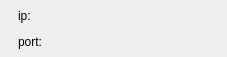
<?xml version="1.0" encoding="UTF-8"?>
<ui version="4.0">
 <class>tag</class>
 <widget class="QWidget" name="tag">
  <property name="geometry">
   <rect>
    <x>0</x>
    <y>0</y>
    <width>227</width>
    <height>57</height>
   </rect>
  </property>
  <property name="sizePolicy">
   <sizepolicy hsizetype="Expanding" vsizetype="Minimum">
    <horstretch>0</horstretch>
    <verstretch>0</verstretch>
   </sizepolicy>
  </property>
  <property name="maximumSize">
   <size>
    <width>250</width>
    <height>57</height>
   </size>
  </property>
  <property name="windowTitle">
   <string>Form</string>
  </property>
  <layout class="QHBoxLayout" name="horizontalLayout">
   <property name="leftMargin">
    <number>5</number>
   </property>
   <property name="topMargin">
    <number>5</number>
   </property>
   <property name="rightMargin">
    <number>5</number>
   </property>
   <property name="bottomMargin">
    <number>5</number>
   </property>
   <item>
    <widget class="QLabel" name="label">
     <property name="sizePolicy">
      <sizepolicy hsizetype="Minimum" vsizetype="Minimum">
       <horstretch>0</horstretch>
       <verstretch>0</verstretch>
      </sizepolicy>
     </property>
     <property name="maximumSize">
      <size>
       <width>30</width>
       <height>30</height>
      </size>
     </property>
     <property name="text">
      <string/>
     </property>
     <property name="pixmap">
      <pixmap resource="res.qrc">:/icon/wechat.jpg</pixmap>
     </property>
     <property name="scaledContents">
      <bool>true</bool>
     </property>
    </widget>
   </item>
   <item>
    <layout class="QVBoxLayout" name="verticalLayout">
     <property name="spacing">
      <number>5</number>
     </property>
     <property name="leftMargin">
      <number>0</number>
     </property>
     <property name="topMargin">
      <number>0</number>
     </property>
     <property name="rightMargin">
      <number>0</number>
     </property>
     <property name="bottomMargin">
      <number>0</number>
     </property>
     <item>
      <widget class="QLabel" name="ip">
       <property name="sizePolicy">
        <sizepolicy hsizetype="Expanding" vsizetype="MinimumExpanding">
         <horstretch>0</horstretch>
         <verstretch>0</verstretch>
        </sizepolicy>
       </property>
       <property name="text">
        <string>ip:</string>
       </property>
      </widget>
     </item>
     <item>
      <widget class="QLabel" name="port">
       <property name="sizePolicy">
        <sizepolicy hsizetype="Expanding" vsizetype="MinimumExpanding">
         <horstretch>0</horstretch>
         <verstretch>0</verstretch>
        </sizepolicy>
       </property>
       <property name="text">
        <string>port:</string>
       </property>
      </widget>
     </item>
    </layout>
   </item>
  </layout>
 </widget>
 <resources>
  <include location="res.qrc"/>
 </resources>
 <connections/>
</ui>
